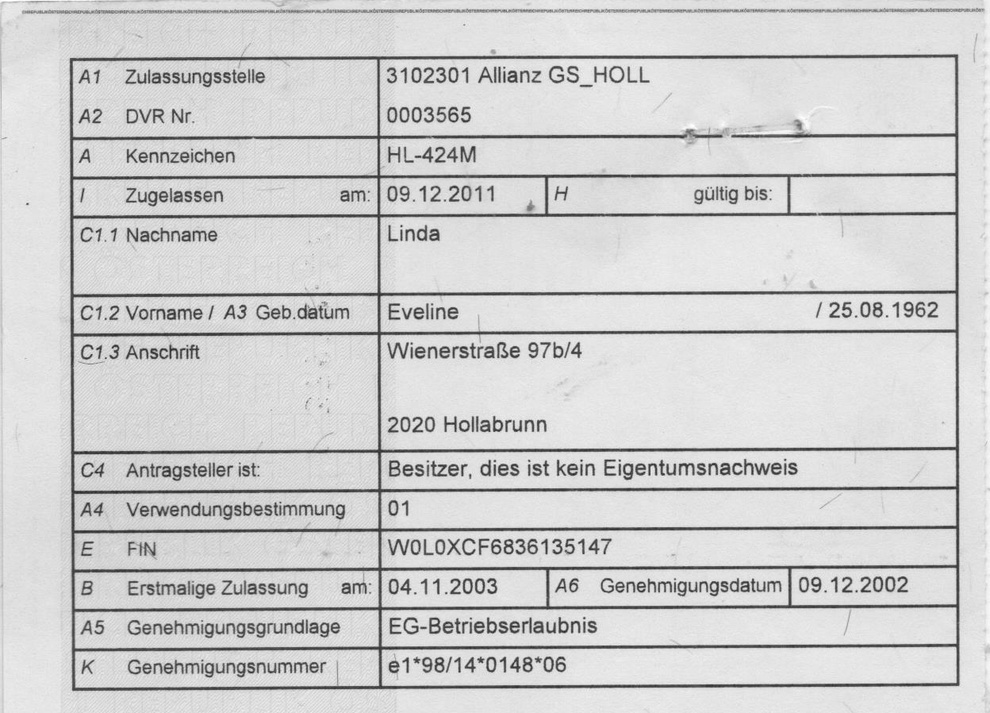
#> input picture 002.jpg, 990 x 713 px, shrunk from 1248 x 898 before the run, found by its file name
$ python test.py   (older library calls are emulated)
#> lines starting #> are read from the running program, lines starting #| are printed output that depends on the picture; after the words box and inside, x2 and y2 are one past the last pixel; in counts of white or black regions, pixels touching at a corner belong together
import cv2
import numpy as np

# Open image
img = cv2.imread('002.jpg')
#> img is the input picture: shape (713, 990, 3); min 36, max 255, mean 207.3

# Convert to gray and binarize
img_gray = cv2.cvtColor(img, cv2.COLOR_BGR2GRAY)
ret, thresh = cv2.threshold(img_gray, 110, 255, cv2.THRESH_BINARY_INV)
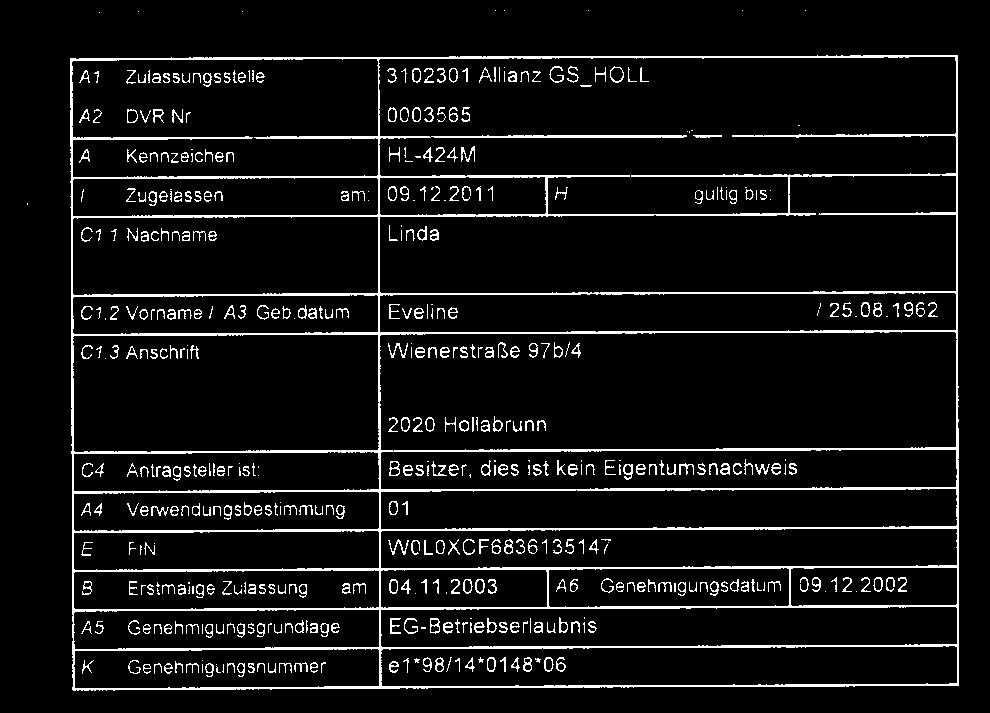
#> thresh: shape (713, 990); 7.1% white in thin lines or dots, all inside (x1, y1, x2, y2) = (27, 10, 959, 691)

# Get rid of small white pixels (opening)
kernel = np.ones((2, 2), np.uint8)
thresh = cv2.morphologyEx(thresh, cv2.MORPH_OPEN, kernel)
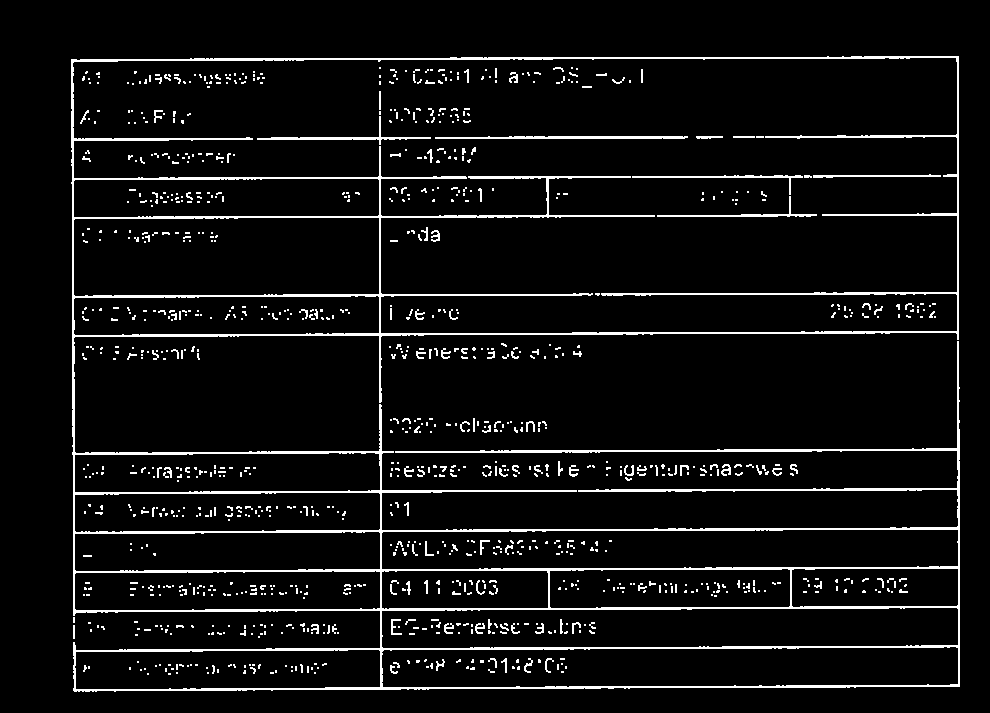
#> thresh: shape (713, 990); 6.1% white in thin lines or dots, all inside (x1, y1, x2, y2) = (71, 56, 960, 692)

# Find contours
im2, contours, hierarchy = cv2.findContours(thresh, cv2.RETR_TREE, cv2.CHAIN_APPROX_SIMPLE)
#> contours = 1049 contours, 994 with area under 20; largest, box (x1, y1, x2, y2) and area: (71, 56, 960, 692) 400849, (72, 57, 958, 334) 191874, (73, 217, 380, 297) 23626, (381, 607, 959, 649) 21976, (381, 646, 959, 688) 21852
cnt = contours[0]
#> cnt = [[258, 636], [258, 637], [259, 637], [259, 636]]
M = cv2.moments(cnt)
#> M = moments, m00 1, centre m10/m00, m01/m00 = (258.5, 636.5)
rect = cv2.minAreaRect(cnt)
#> rect = ((258.5, 636.5), (1, 1), -90)
box = cv2.boxPoints(rect)
#> box = [[259, 637], [258, 637], [258, 636], [259, 636]]
box = np.int0(box)

# Find angle of rotation of the bounding box
angle = rect[2]
#> angle = -90

# Find centroid
Cx = int(M['m10']/M['m00'])
#> Cx = 258
Cy = int(M['m01']/M['m00'])
#> Cy = 636
C = (Cx, Cy)
#> C = (258, 636)

# Get rotation matrix
rot = cv2.getRotationMatrix2D(C, angle, 1)
#> rot = [[6.12e-17, -1, 894], [1, 6.12e-17, 378]]
tmp = thresh.shape
#> tmp = (713, 990)
size = (tmp[1], tmp[0])     # Swap values in size matrix
#> size = (990, 713)

# Rotate the image by the angle
rotated = cv2.warpAffine(thresh, rot, size)
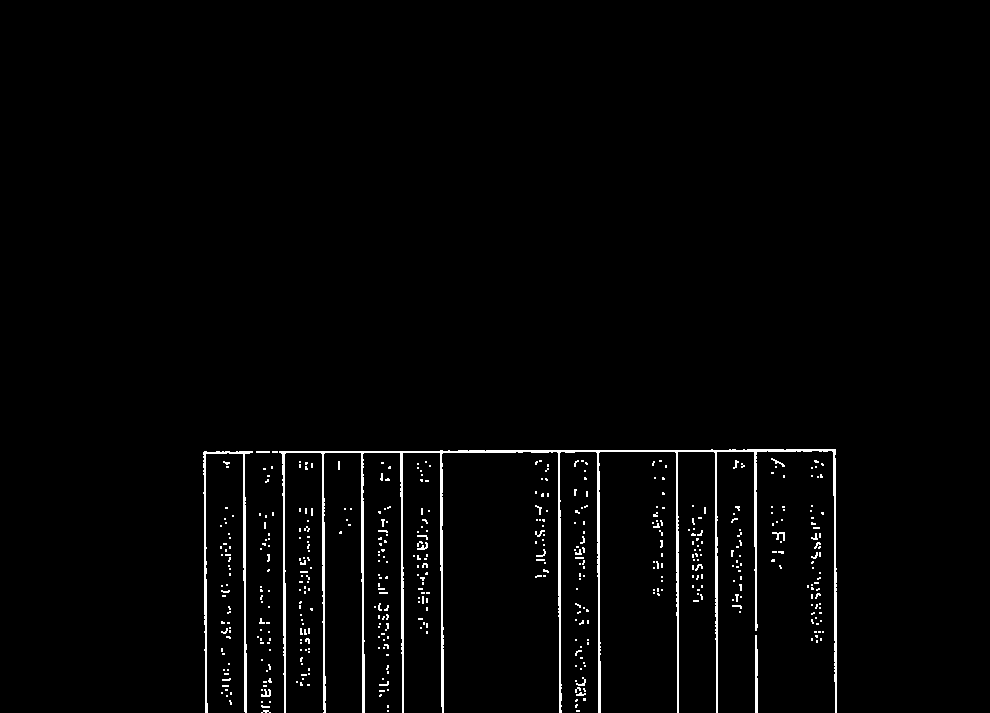
#> rotated: shape (713, 990); 2% white in thin lines or dots, all inside (x1, y1, x2, y2) = (203, 449, 837, 713)

# Write in as final.jpg
cv2.imwrite('final.jpg', rotated)

$ run again, with lines.jpg copied over 002.jpg
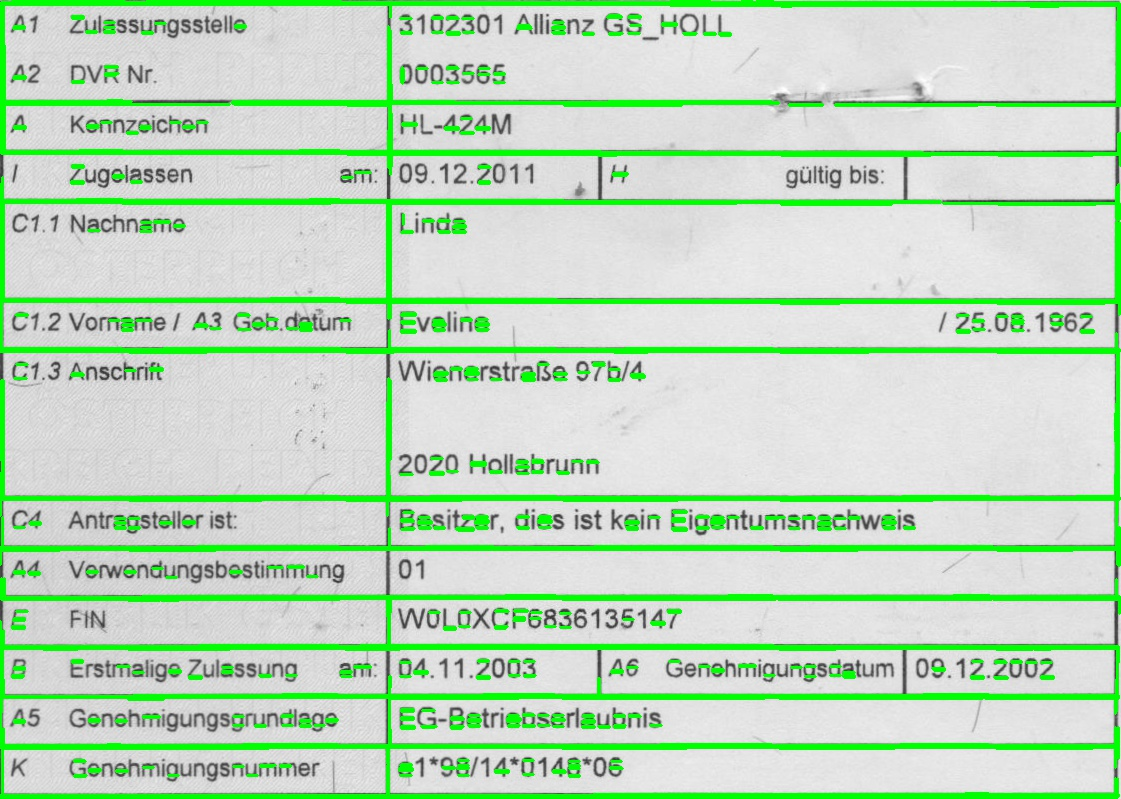
#> input picture lines.jpg, 1121 x 799 px, found by its file name
#> img is the input picture: shape (799, 1121, 3); mean B, G, R 188.6, 218.9, 188.4
#> `thresh = cv2.morphologyEx(thresh, cv2.MORPH_OPEN, kernel)`:
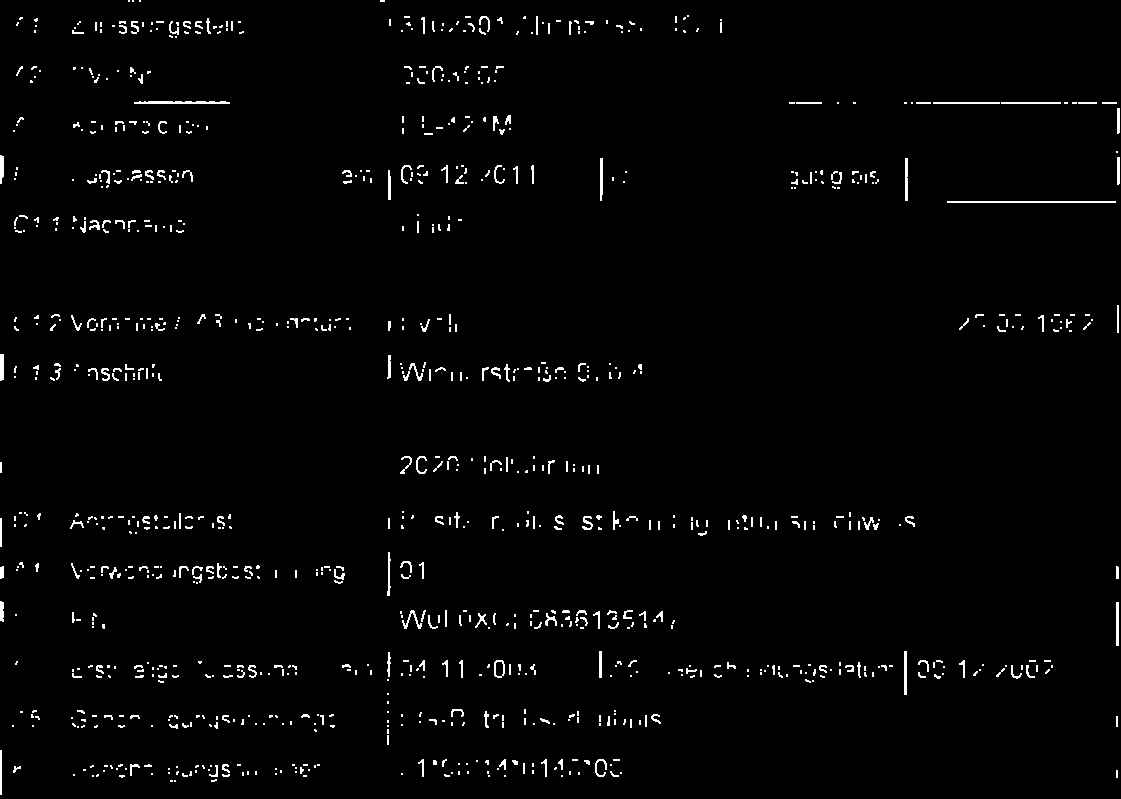
#> thresh: shape (799, 1121); 1.9% white in thin lines or dots
#> contours = 1000 contours, 896 with area under 20; largest, box (x1, y1, x2, y2) and area: (947, 201, 1116, 203) 168, (134, 101, 230, 104) 160, (494, 660, 505, 678) 154, (495, 661, 504, 677) 110, (904, 651, 907, 695) 86
#> cnt = [[174, 780], [174, 781], [175, 781], [175, 780]]
#> M = moments, m00 1, centre m10/m00, m01/m00 = (174.5, 780.5)
#> rect = ((174.5, 780.5), (1, 1), -90)
#> box = [[175, 781], [174, 781], [174, 780], [175, 780]]
#> angle = -90
#> Cx = 174
#> Cy = 780
#> C = (174, 780)
#> rot = [[6.12e-17, -1, 954], [1, 6.12e-17, 606]]
#> `rotated = cv2.warpAffine(thresh, rot, size)`:
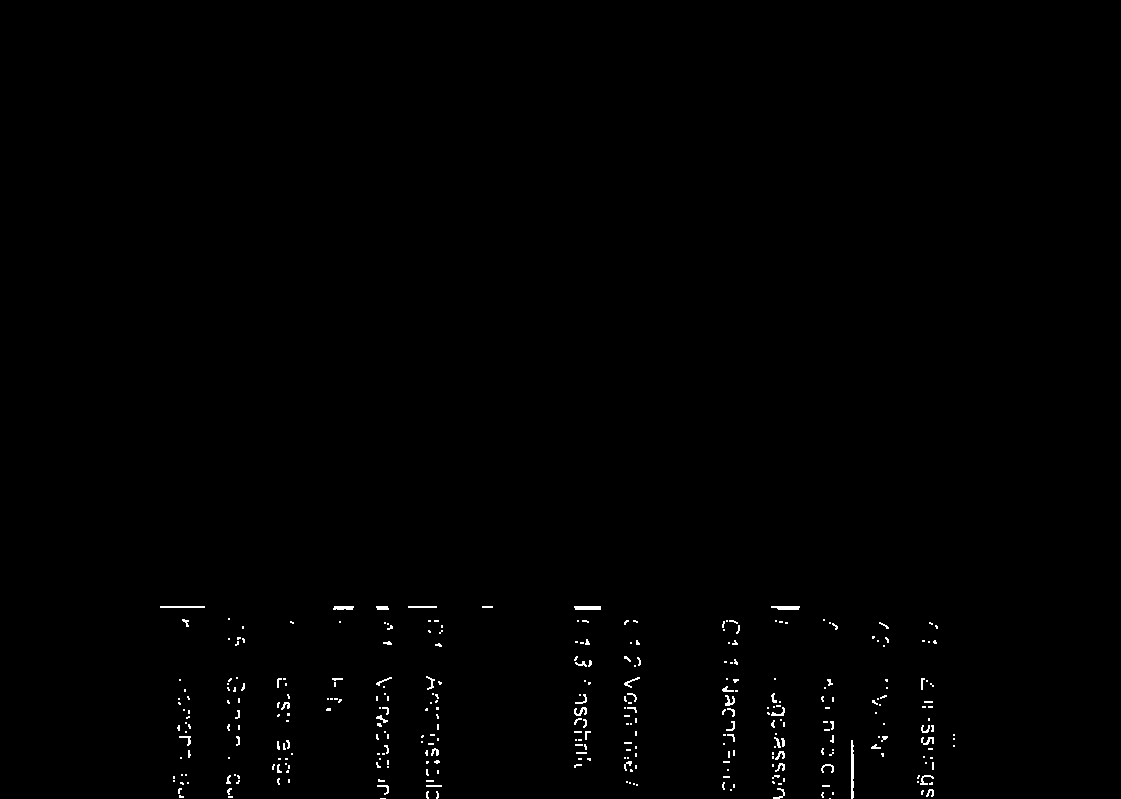
#> rotated: shape (799, 1121); 0.54% white in thin lines or dots, all inside (x1, y1, x2, y2) = (160, 606, 955, 799)
